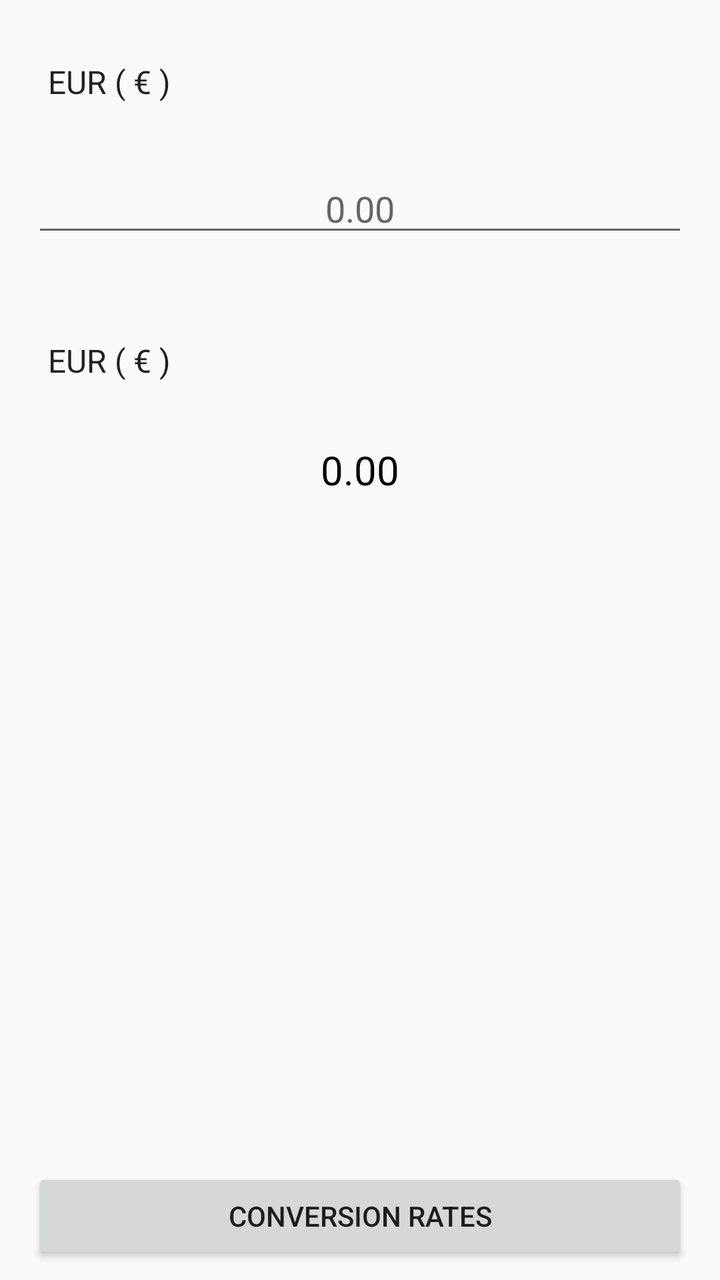
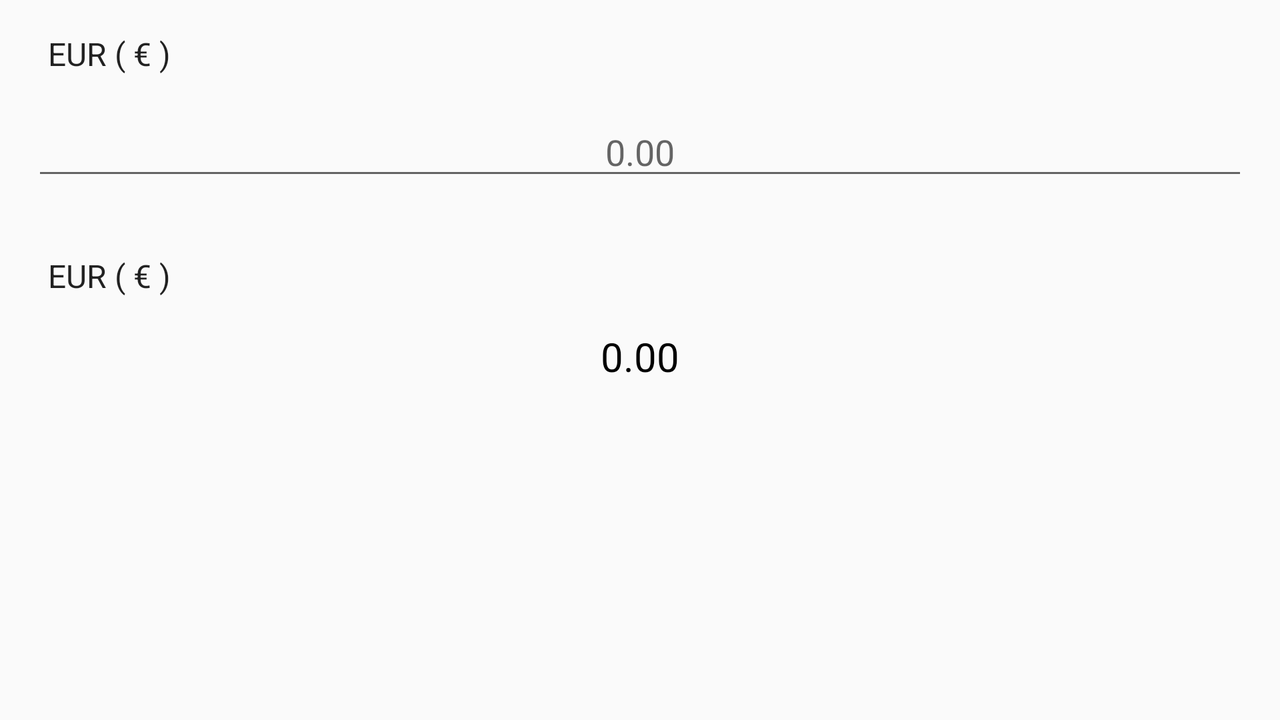

First picture: res/layout/ on a phone held upright. Second picture: the repository's own variant of that layout, on a device whose configuration matches the variant's folder. Source for both follows.
<!-- AndroidManifest.xml: application theme AppTheme -->
<!-- res/layout/activity_main.xml -->
<?xml version="1.0" encoding="utf-8"?>
<android.support.constraint.ConstraintLayout xmlns:android="http://schemas.android.com/apk/res/android"
    xmlns:app="http://schemas.android.com/apk/res-auto"
    xmlns:tools="http://schemas.android.com/tools"
    android:layout_width="match_parent"
    android:layout_height="match_parent"
    tools:context=".MainActivity">

    <Spinner

        android:id="@+id/currencies_spinner1"
        android:layout_width="match_parent"
        android:layout_height="50dp"
        android:layout_marginStart="16dp"
        android:layout_marginLeft="16dp"
        android:layout_marginTop="16dp"
        android:layout_marginEnd="16dp"
        android:layout_marginRight="16dp"
        android:dropDownWidth="match_parent"
        android:entries="@array/currencies_array"
        android:spinnerMode="dialog"
        android:background="@drawable/spinner"
        app:layout_constraintEnd_toEndOf="parent"
        app:layout_constraintStart_toStartOf="parent"
        app:layout_constraintTop_toTopOf="parent" />

    <EditText
        android:id="@+id/input_value"
        android:layout_width="match_parent"
        android:layout_height="wrap_content"
        android:layout_marginStart="16dp"
        android:layout_marginLeft="16dp"
        android:layout_marginTop="16dp"
        android:layout_marginEnd="16dp"
        android:layout_marginRight="16dp"
        android:ems="10"
        android:gravity="center"
        android:hint="@string/hint_input_value"
        android:inputType="numberDecimal"
        android:selectAllOnFocus="false"
        android:singleLine="true"
        android:maxLength="10"
        app:layout_constraintEnd_toEndOf="parent"
        app:layout_constraintHorizontal_bias="0.0"
        app:layout_constraintStart_toStartOf="parent"
        app:layout_constraintTop_toBottomOf="@+id/currencies_spinner1" />

    <Spinner
        android:id="@+id/currencies_spinner2"
        android:layout_width="match_parent"
        android:layout_height="50dp"
        android:layout_marginStart="16dp"
        android:layout_marginLeft="16dp"
        android:layout_marginTop="32dp"
        android:layout_marginEnd="16dp"
        android:layout_marginRight="16dp"
        android:background="@drawable/spinner"
        android:dropDownWidth="match_parent"
        android:entries="@array/currencies_array"
        android:spinnerMode="dialog"
        app:layout_constraintEnd_toEndOf="parent"
        app:layout_constraintHorizontal_bias="0.0"
        app:layout_constraintStart_toStartOf="parent"
        app:layout_constraintTop_toBottomOf="@+id/input_value" />

    <TextView
        android:id="@+id/result"
        android:layout_width="wrap_content"
        android:layout_height="wrap_content"
        android:layout_marginStart="163dp"
        android:layout_marginLeft="163dp"
        android:layout_marginTop="16dp"
        android:layout_marginEnd="163dp"
        android:layout_marginRight="163dp"
        android:text="@string/hint_input_value"
        android:textColor="@android:color/black"
        android:textSize="20sp"
        android:hint="@string/hint_input_value"
        app:layout_constraintEnd_toEndOf="parent"
        app:layout_constraintStart_toStartOf="parent"
        app:layout_constraintTop_toBottomOf="@+id/currencies_spinner2"
        tools:text="@string/hint_input_value" />


    <Button
        android:id="@+id/button_to_conversion_rates"
        android:layout_width="match_parent"
        android:layout_height="wrap_content"
        android:layout_marginStart="16dp"
        android:layout_marginLeft="16dp"
        android:layout_marginEnd="16dp"
        android:layout_marginRight="16dp"
        android:layout_marginBottom="8dp"
        android:text="@string/menu_conversion_rates"
        app:layout_constraintBottom_toBottomOf="parent"
        app:layout_constraintEnd_toEndOf="parent"
        app:layout_constraintStart_toStartOf="parent" />


</android.support.constraint.ConstraintLayout>
<!-- resources referenced by this layout -->
<resources>
  <string-array name="currencies_array">
          <item>EUR ( € )</item>
          <item>SEK ( kr )</item>
          <item>USD ( $ )</item>
          <item>GBP ( £ )</item>
          <item>CNY ( 元 )</item>
          <item>JPY ( ¥ )</item>
          <item>KRW ( ₩ )</item>
      </string-array>
  <!-- drawable spinner (drawable) -->
  <?xml version="1.0" encoding="utf-8"?>
  <selector xmlns:android="http://schemas.android.com/apk/res/android">
      <item>
          <layer-list>
              <item>
                  <shape android:shape="rectangle">
                      <padding
                          android:left="4dp"
                          android:top="4dp"
                          android:right="4dp"
                          android:bottom="4dp"
                          />
                      <stroke android:width="2px" android:color="@color/colorAccent" />
                      <corners android:radius="2dp" />
                  </shape>
              </item>
              <item>
                  <bitmap android:gravity="center_vertical|right"
                      android:src="@drawable/spinner_icon" />
              </item>
          </layer-list>
      </item>
  </selector>
  <string name="hint_input_value">0.00</string>
  <string name="menu_conversion_rates">Conversion rates</string>
  <style name="AppTheme" parent="Theme.AppCompat.Light.DarkActionBar">
          
          <item name="colorPrimary">@color/colorPrimary</item>
          <item name="colorPrimaryDark">@color/colorPrimaryDark</item>
          <item name="colorAccent">@color/colorAccent</item>
      </style>
</resources>
<!-- res/layout-land/activity_main.xml (the repository's variant of the layout above) -->
<!-- drawn on the phone turned sideways -->
<?xml version="1.0" encoding="utf-8"?>
<android.support.constraint.ConstraintLayout xmlns:android="http://schemas.android.com/apk/res/android"
    xmlns:app="http://schemas.android.com/apk/res-auto"
    xmlns:tools="http://schemas.android.com/tools"
    android:layout_width="match_parent"
    android:layout_height="match_parent"
    tools:context=".MainActivity">

    <Spinner

        android:id="@+id/currencies_spinner1"
        android:layout_width="match_parent"
        android:layout_height="wrap_content"
        android:layout_marginStart="16dp"
        android:layout_marginLeft="16dp"
        android:layout_marginTop="16dp"
        android:layout_marginEnd="16dp"
        android:layout_marginRight="16dp"
        android:layout_marginBottom="8dp"
        android:background="@drawable/spinner"
        android:dropDownWidth="match_parent"
        android:entries="@array/currencies_array"
        android:spinnerMode="dialog"
        app:layout_constraintBottom_toTopOf="@+id/input_value"
        app:layout_constraintEnd_toEndOf="parent"
        app:layout_constraintStart_toStartOf="parent"
        app:layout_constraintTop_toTopOf="parent" />

    <EditText
        android:id="@+id/input_value"
        android:layout_width="match_parent"
        android:layout_height="wrap_content"
        android:layout_marginStart="16dp"
        android:layout_marginLeft="16dp"
        android:layout_marginTop="8dp"
        android:layout_marginEnd="16dp"
        android:layout_marginRight="16dp"
        android:layout_marginBottom="16dp"
        android:ems="10"
        android:gravity="center"
        android:hint="@string/hint_input_value"
        android:inputType="numberDecimal"
        android:selectAllOnFocus="false"
        android:singleLine="true"
        app:layout_constraintBottom_toTopOf="@+id/currencies_spinner2"
        app:layout_constraintEnd_toEndOf="parent"
        app:layout_constraintStart_toStartOf="parent"
        app:layout_constraintTop_toBottomOf="@+id/currencies_spinner1" />

    <Spinner
        android:id="@+id/currencies_spinner2"
        android:layout_width="match_parent"
        android:layout_height="wrap_content"
        android:layout_marginStart="16dp"
        android:layout_marginLeft="16dp"
        android:layout_marginTop="16dp"
        android:layout_marginEnd="16dp"
        android:layout_marginRight="16dp"
        android:layout_marginBottom="8dp"
        android:background="@drawable/spinner"
        android:dropDownWidth="match_parent"
        android:entries="@array/currencies_array"
        android:spinnerMode="dialog"
        app:layout_constraintBottom_toTopOf="@+id/result"
        app:layout_constraintEnd_toEndOf="parent"
        app:layout_constraintStart_toStartOf="parent"
        app:layout_constraintTop_toBottomOf="@+id/input_value" />

    <TextView
        android:id="@+id/result"
        android:layout_width="wrap_content"
        android:layout_height="27dp"
        android:layout_marginStart="16dp"
        android:layout_marginLeft="16dp"
        android:layout_marginTop="16dp"
        android:layout_marginEnd="16dp"
        android:layout_marginRight="16dp"
        android:text="@string/hint_input_value"
        android:textColor="@android:color/black"
        android:textSize="20sp"
        app:layout_constraintEnd_toEndOf="parent"
        app:layout_constraintStart_toStartOf="parent"
        app:layout_constraintTop_toBottomOf="@+id/currencies_spinner2"
        tools:text="@string/hint_input_value" />

</android.support.constraint.ConstraintLayout>
<!-- resources referenced by the variant -->
<!-- as the phone turned sideways resolves them -->
<resources>
  <string-array name="currencies_array">
          <item>EUR ( € )</item>
          <item>SEK ( kr )</item>
          <item>USD ( $ )</item>
          <item>GBP ( £ )</item>
          <item>CNY ( 元 )</item>
          <item>JPY ( ¥ )</item>
          <item>KRW ( ₩ )</item>
      </string-array>
  <!-- drawable spinner (drawable) -->
  <?xml version="1.0" encoding="utf-8"?>
  <selector xmlns:android="http://schemas.android.com/apk/res/android">
      <item>
          <layer-list>
              <item>
                  <shape android:shape="rectangle">
                      <padding
                          android:left="4dp"
                          android:top="4dp"
                          android:right="4dp"
                          android:bottom="4dp"
                          />
                      <stroke android:width="2px" android:color="@color/colorAccent" />
                      <corners android:radius="2dp" />
                  </shape>
              </item>
              <item>
                  <bitmap android:gravity="center_vertical|right"
                      android:src="@drawable/spinner_icon" />
              </item>
          </layer-list>
      </item>
  </selector>
  <string name="hint_input_value">0.00</string>
  <style name="AppTheme" parent="Theme.AppCompat.Light.DarkActionBar">
          
          <item name="colorPrimary">@color/colorPrimary</item>
          <item name="colorPrimaryDark">@color/colorPrimaryDark</item>
          <item name="colorAccent">@color/colorAccent</item>
      </style>
</resources>
